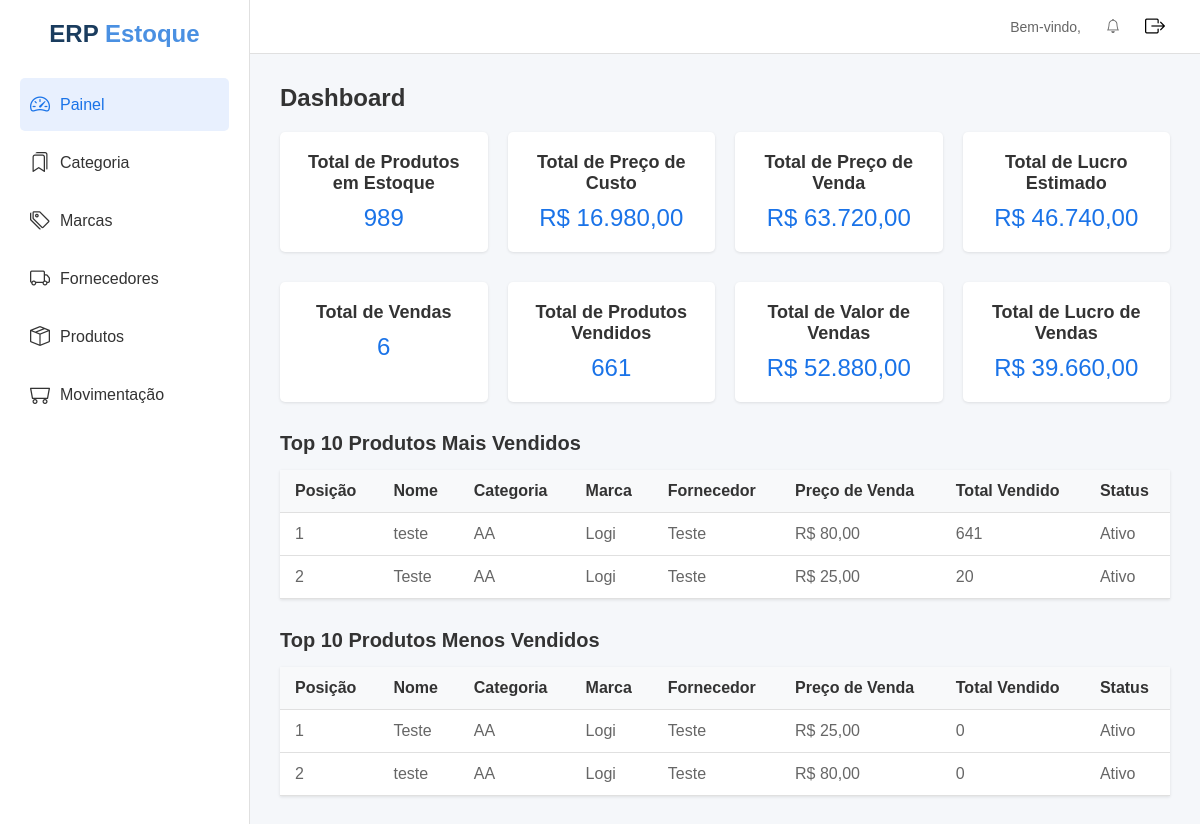
/dashboard/, run on the app's committed database.
### apps/produtos/models.py (models this page shows, shortened)
class Produto(models.Model):
    nome = models.CharField(max_length=500)
    codigo_barras = models.CharField(max_length=128, unique=True, null=True, blank=True)
    categoria = models.ForeignKey(Categoria, on_delete=models.PROTECT, related_name='produtos',
                                  limit_choices_to={'status': True},)
    marca = models.ForeignKey(Marca, on_delete=models.PROTECT, related_name='produtos',
                              limit_choices_to={'status': True},)
    fornecedor = models.ForeignKey(Fornecedor, on_delete=models.PROTECT, related_name='produtos',
                                   limit_choices_to={'status': True},)
    descricao = models.TextField(null=True, blank=True)
    num_serie = models.CharField(max_length=200, null=True, blank=True)
    preco_custo = models.DecimalField(max_digits=20, decimal_places=2)
    preco_venda = models.DecimalField(max_digits=20, decimal_places=2)
    quantidade = models.PositiveIntegerField(default=0)
    estoque_minimo = models.PositiveIntegerField(default=10)
    imagem = models.ImageField(null=True, blank=True, upload_to='produtos/')
    barcode_image = models.ImageField(upload_to='barcodes/', blank=True, null=True)
    qr_code = models.ImageField(upload_to='qrcodes/', blank=True, null=True)
    status = models.BooleanField(default=True)
    created_at = models.DateTimeField(auto_now_add=True)
    updated_at = models.DateTimeField(auto_now=True)
    class Meta:
        ordering = ['nome']

### apps/categorias/models.py (models this page shows, shortened)
class Categoria(models.Model):
    nome = models.CharField(max_length=500)
    descricao = models.TextField(null=True, blank=True)
    status = models.BooleanField(default=True)
    created_at = models.DateTimeField(auto_now_add=True)
    updated_at = models.DateTimeField(auto_now=True)
    class Meta:
        ordering = ['nome']

### apps/marcas/models.py (models this page shows, shortened)
class Marca(models.Model):
    nome = models.CharField(max_length=500)
    descricao = models.TextField(null=True, blank=True)
    status = models.BooleanField(default=True)
    created_at = models.DateTimeField(auto_now_add=True)
    updated_at = models.DateTimeField(auto_now=True)
    class Meta:
        ordering = ['nome']

### apps/fornecedor/models.py (models this page shows, shortened)
class Fornecedor(models.Model):
    nome = models.CharField(max_length=500)
    contato = models.CharField(max_length=20, blank=True, null=True)
    email = models.EmailField(blank=True, null=True)
    descricao = models.TextField(null=True, blank=True)
    status = models.BooleanField(default=True)
    created_at = models.DateTimeField(auto_now_add=True)
    updated_at = models.DateTimeField(auto_now=True)
    class Meta:
        ordering = ['nome']

### apps/home/views.py (the view)
# urls.py: path('dashboard/', IndexTemplateView.as_view(), name="dashboard"),
class IndexTemplateView(TemplateView):
    template_name = "home/home.html"
    def get_context_data(self, **kwargs):
        context = super().get_context_data(**kwargs)
        produtos_metricas = metricas_produtos()
        vendas_metricas = metricas_vendas()
        saidas = metricas_saidas()
        context['produtos_metricas'] = produtos_metricas
        context['vendas_metricas'] = vendas_metricas
        context['saidas'] = saidas
        return context

### apps/home/metrics.py (called while the page is built)
def metricas_produtos():
    total_preco_custo = Produto.objects.aggregate(
        total=Sum(F('preco_custo') * F('quantidade')))['total'] or 0
    total_preco_venda = Produto.objects.aggregate(
        total=Sum(F('preco_venda') * F('quantidade')))['total'] or 0
    total_quantidade = Produto.objects.aggregate(
        total=Sum('quantidade') )['total'] or 0
    total_lucro = total_preco_venda - total_preco_custo
    return dict(
        total_preco_custo=number_format(total_preco_custo, decimal_pos=2, force_grouping=True),
        total_preco_venda=number_format(total_preco_venda, decimal_pos=2, force_grouping=True),
        total_quantidade=total_quantidade,
        total_lucro=number_format(total_lucro, decimal_pos=2, force_grouping=True),
    )

def metricas_vendas():
    vendas = Movimentacao.objects.filter(tipo='Saída')
    total_vendas = vendas.count()
    total_produtos_vendidos = vendas.aggregate(
        total_produtos_vendidos=Sum('quantidade'))['total_produtos_vendidos'] or 0
    total_valor_vendas = vendas.aggregate(
        total_valor_vendas=Sum('quantidade') * F('produto__preco_venda'))['total_valor_vendas'] or 0
    total_valor_custo = vendas.aggregate(
        total_valor_custo=Sum('quantidade') * F('produto__preco_custo'))['total_valor_custo'] or 0
    total_valor_lucro = total_valor_vendas - total_valor_custo
    return dict(
        total_vendas=total_vendas,
        total_produtos_vendidos=total_produtos_vendidos,
        total_valor_vendas=number_format(total_valor_vendas, decimal_pos=2, force_grouping=True),
        total_valor_lucro=number_format(total_valor_lucro, decimal_pos=2, force_grouping=True),
    )

def metricas_saidas():
    vendas = Produto.objects.filter(movimentacao__tipo="Saída")
    top_produtos = vendas.annotate(total_vendido=Sum('movimentacao__quantidade')).order_by('-total_vendido')[:10]
    bad_produtos = vendas.annotate(sem_saidas=Sum('movimentacao__quantidade')).order_by('sem_saidas')[:10]
    return dict(
        total_vendas=top_produtos,
        sem_saidas=bad_produtos,
    )

### apps/notificacao/context_processors.py (called while the page is built)
def notificacoes(request):
    return {
        'notificacoes': Notificacao.objects.filter(lida=False)
    }

### apps/templates/home/home.html (shortened to what this page needs)
{% extends 'layouts/base.html' %}
{% block conteudo %}
<div class="content">
    <div class="page-header">
        <h1>Dashboard</h1>
    </div>
    <div class="metrics">
        <div class="metric-card">
            <h3>Total de Produtos em Estoque</h3>
            <p>{{ produtos_metricas.total_quantidade }}</p>
        </div>
        <div class="metric-card">
            <h3>Total de Preço de Custo</h3>
            <p>R$ {{ produtos_metricas.total_preco_custo }}</p>
        </div>
        <div class="metric-card">
            <h3>Total de Preço de Venda</h3>
            <p>R$ {{ produtos_metricas.total_preco_venda }}</p>
        </div>
        <div class="metric-card">
            <h3>Total de Lucro Estimado</h3>
            <p>R$ {{ produtos_metricas.total_lucro }}</p>
        </div>
    </div>
    <div class="metrics">
        <div class="metric-card">
            <h3>Total de Vendas</h3>
            <p>{{ vendas_metricas.total_vendas }}</p>
        </div>
        <div class="metric-card">
            <h3>Total de Produtos Vendidos</h3>
            <p>{{ vendas_metricas.total_produtos_vendidos }}</p>
        </div>
        <div class="metric-card">
            <h3>Total de Valor de Vendas</h3>
            <p>R$ {{ vendas_metricas.total_valor_vendas }}</p>
        </div>
        <div class="metric-card">
            <h3>Total de Lucro de Vendas</h3>
            <p>R$ {{ vendas_metricas.total_valor_lucro }}</p>
        </div>
    </div>
    <div class="top-10-section">
        <h2>Top 10 Produtos Mais Vendidos</h2>
        <table class="table">
            <thead>
                <tr>
                    <th>Posição</th>
                    <th>Nome</th>
                    <th>Categoria</th>
                    <th>Marca</th>
                    <th>Fornecedor</th>
                    <th>Preço de Venda</th>
                    <th>Total Vendido</th>
                    <th>Status</th>
                </tr>
            </thead>
            <tbody>
                {% for produto in saidas.total_vendas %}
                <tr>
                    <td>{{ forloop.counter }}</td>
                    <td>{{ produto.nome }}</td>
                    <td>{{ produto.categoria.nome }}</td>
                    <td>{{ produto.marca.nome }}</td>
                    <td>{{ produto.fornecedor.nome }}</td>
                    <td>R$ {{ produto.preco_venda }}</td>
                    <td>{{ produto.total_vendido|default:"0" }}</td>
                    <td>{{ produto.status|yesno:"Ativo,Inativo" }}</td>
                </tr>
                {% empty %}
                <tr>
                    <td colspan="8">Nenhum dado disponível.</td>
                </tr>
                {% endfor %}
            </tbody>
        </table>
    </div>
    <div class="top-10-section">
        <h2>Top 10 Produtos Menos Vendidos</h2>
        <table class="table">
            <thead>
                <tr>
                    <th>Posição</th>
                    <th>Nome</th>
                    <th>Categoria</th>
                    <th>Marca</th>
                    <th>Fornecedor</th>
                    <th>Preço de Venda</th>
                    <th>Total Vendido</th>
                    <th>Status</th>
                </tr>
            </thead>
            <tbody>
                {% for produto in saidas.sem_saidas %}
                <tr>
                    <td>{{ forloop.counter }}</td>
                    <td>{{ produto.nome }}</td>
                    <td>{{ produto.categoria.nome }}</td>
                    <td>{{ produto.marca.nome }}</td>
                    <td>{{ produto.fornecedor.nome }}</td>
                    <td>R$ {{ produto.preco_venda }}</td>
                    <td>{{ produto.total_vendido|default:"0" }}</td>
                    <td>{{ produto.status|yesno:"Ativo,Inativo" }}</td>
                </tr>
                {% empty %}
                <tr>
                    <td colspan="8">Nenhum dado disponível.</td>
                </tr>
                {% endfor %}
            </tbody>
        </table>
    </div>
</div>
{% endblock %}

### apps/static/assets/css/style.css (style rules this page uses)
* { margin: 0; padding: 0; box-sizing: border-box; font-family: Arial, sans-serif; }
body { background-color: #f5f7fa; }
.content { padding: 30px; }
.content h1 { font-size: 24px; color: #333; }
.page-header { display: flex; justify-content: space-between; align-items: center; margin-bottom: 20px; }
.table { width: 100%; border-collapse: collapse; background-color: #fff; box-shadow: 0 1px 3px rgba(0, 0, 0, 0.1); }
.table th, .table td { padding: 12px 15px; text-align: left; border-bottom: 1px solid #e0e0e0; }
.table th { background-color: #f8f9fa; font-weight: 600; color: #333; }
.table td { color: #666; }
.metrics { display: flex; gap: 20px; margin-bottom: 30px; }
.metric-card { flex: 1; padding: 20px; background-color: #fff; border-radius: 5px; box-shadow: 0 1px 3px rgba(0, 0, 0, 0.1); text-align: center; }
.metric-card h3 { font-size: 18px; color: #333; margin-bottom: 10px; }
.metric-card p { font-size: 24px; color: #1a73e8; margin: 0; }
.top-10-section { margin-top: 30px; }
.top-10-section h2 { font-size: 20px; color: #333; margin-bottom: 15px; }

### data on the page
Produto: nome "teste", categoria.nome "AA", marca.nome "Logi", fornecedor.nome "Teste", preco_venda "80,00", total_vendido "641", status "Ativo", total_vendido "0"
Produto: nome "Teste", categoria.nome "AA", marca.nome "Logi", fornecedor.nome "Teste", preco_venda "25,00", total_vendido "20", status "Ativo", total_vendido "0"

### other printed values
{{ produtos_metricas.total_quantidade }} "989"
{{ produtos_metricas.total_preco_custo }} "16.980,00"
{{ produtos_metricas.total_preco_venda }} "63.720,00"
{{ produtos_metricas.total_lucro }} "46.740,00"
{{ vendas_metricas.total_vendas }} "6"
{{ vendas_metricas.total_produtos_vendidos }} "661"
{{ vendas_metricas.total_valor_vendas }} "52.880,00"
{{ vendas_metricas.total_valor_lucro }} "39.660,00"
